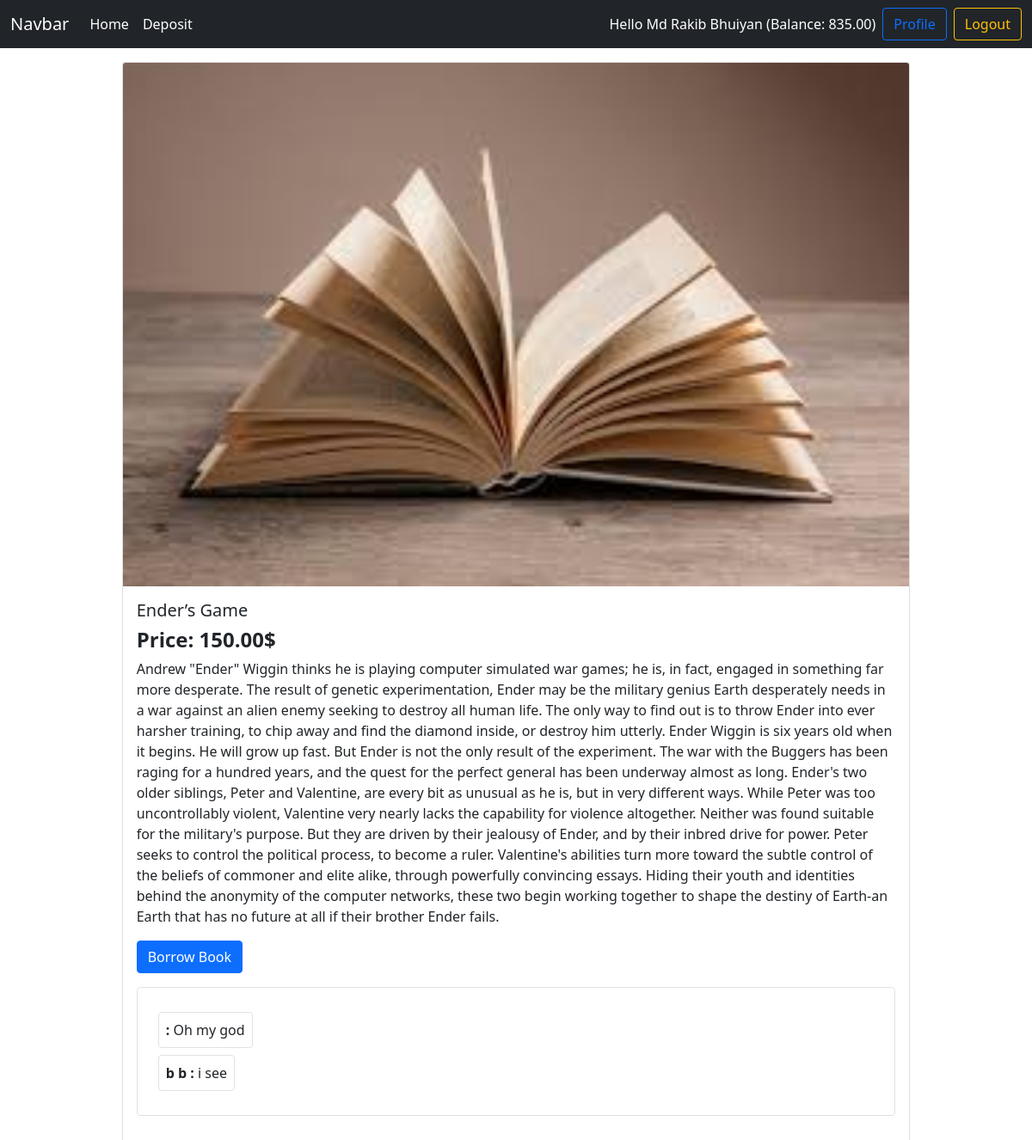
Screenshot of /book/2 (signed in) with the database file from the repository.
### Accounts/models.py (models this page shows, shortened)
class DepositModels(models.Model):
    user = models.OneToOneField(User,on_delete=models.CASCADE,related_name='account')
    deposit = models.DecimalField(default=0,decimal_places=2,max_digits=12)

### Books/models.py (models this page shows, shortened)
class BookModel(models.Model):
    name = models.CharField(max_length=100)
    image = models.ImageField(upload_to='Media/',blank=True)
    description = models.TextField()
    borrowingPrice = models.DecimalField(decimal_places=2,max_digits=5)
    category = models.ForeignKey(CategoryModel,on_delete=models.CASCADE)

class BookReviewModel(models.Model):
    reviewer=models.CharField(max_length=100)
    review = models.TextField(max_length=200)
    book = models.ForeignKey(BookModel,on_delete=models.CASCADE)

### Core/views.py (the view, shortened to what this page needs)
# urls.py: path('book/<int:id>',ViewDetails,name='detailsview'),
def ViewDetails(request,id):
    book = BookModel.objects.get(pk=id)
    review = BookReviewModel.objects.filter(book=id)
    isBorrow = BookBorrow.objects.filter(borrower = request.user,book=id)
    print(isBorrow)
    form = BookReviewForms()
    return render(request,'detailsview.html',{'book':book,'form':form,'reviews':review,'isBorrow':isBorrow})

### templates/detailsview.html (shortened to what this page needs)
{% extends "base.html" %}
{% load crispy_forms_tags %}
{% load static %}
{% block content %}
<div class="card my-3 mx-auto col-10">
    <img src={% static book.image %} class="card-img-top" alt="...">
    <div class="card-body">
      <h5 class="card-title">{{book.name}}</h5>
      <h4 class="fw-bold">Price: {{book.borrowingPrice}}$</h4>
      <p class="card-text">{{book.description}}</p>
      {% if user.is_authenticated %}
        <a href={% url "borrowbook" book.id %} class="btn btn-primary">Borrow Book</a>
        {% endif %}
        <div class="border rounded p-4 my-3">
            {% for review in reviews %}
                <p class="border rounded my-1 p-2 d-inline-block">
                    <span class="fw-bold">
                        {{review.reviewer}} :
                    </span>
                    <span>
                        {{review.review}}
                    </span>
                </p><br>
            {% endfor %}
        </div>
    </div>
  </div>
{% endblock content %}

### templates/navbar.html (shortened to what this page needs)
<nav class="navbar navbar-expand-lg navbar-dark bg-dark">
    <div class="container-fluid">
      <a class="navbar-brand" href={% url "homepage" %}>Navbar</a>
      <div class="collapse navbar-collapse" id="navbarSupportedContent">
        <ul class="navbar-nav me-auto mb-2 mb-lg-0">
          <li class="nav-item">
            <a class="nav-link active" aria-current="page" href={% url "homepage" %}>Home</a>
          </li>
          {% if user.is_authenticated %}
          <li class="nav-item">
            <a class="nav-link active" aria-current="page" href={% url "deposit" %}>Deposit</a>
          </li>
          {% endif %}
        </ul>
        <div class="d-flex align-items-center">
          {% if user.is_authenticated %}
          <p class="text-white mb-0 me-2">Hello {{request.user.first_name}} {{request.user.last_name}} (Balance: {{request.user.account.deposit}}) </p>
          <a class="btn btn-outline-primary" href={% url "profile" %}>Profile</a>
          <a class="btn btn-outline-warning ms-2" href={% url "logout" %}>Logout</a>
          {% else %}
          {% comment %} <p class="text-white m-0 p-0">Balance: taka <p> {% endcomment %}
          <a class="btn btn-outline-primary" href={% url "singup" %}>SingUp</a>
          <a class="btn btn-outline-warning ms-2" href={% url "login" %}>Login</a>
          {% endif %}
        </div>
      </div>
    </div>
  </nav>

### rows the page displays
BookModel: image (picture), name "Ender’s Game", borrowingPrice "150.00", description "Andrew \"Ender\" Wiggin thinks he is playing computer simulated war games; he is, in fact, engaged in something far more desperate. The result of genetic experimentation, Ender may be the military genius Earth desperately needs in a war against an alien enemy seeking to destroy all human life. The only way to find out is to throw Ender into ever harsher training, to chip away and find the diamond inside, or destroy him utterly. Ender Wiggin is six years old when it begins. He will grow up fast. But Ender is not the only result of the experiment. The war with the Buggers has been raging for a hundred years, and the quest for the perfect general has been underway almost as long. Ender's two…"
BookReviewModel: review "Oh my god"
BookReviewModel: reviewer "b b", review "i see"

### other values shown
{{ request.user.first_name }} "Md Rakib"
{{ request.user.last_name }} "Bhuiyan"
{{ request.user.account.deposit }} "835.00"
